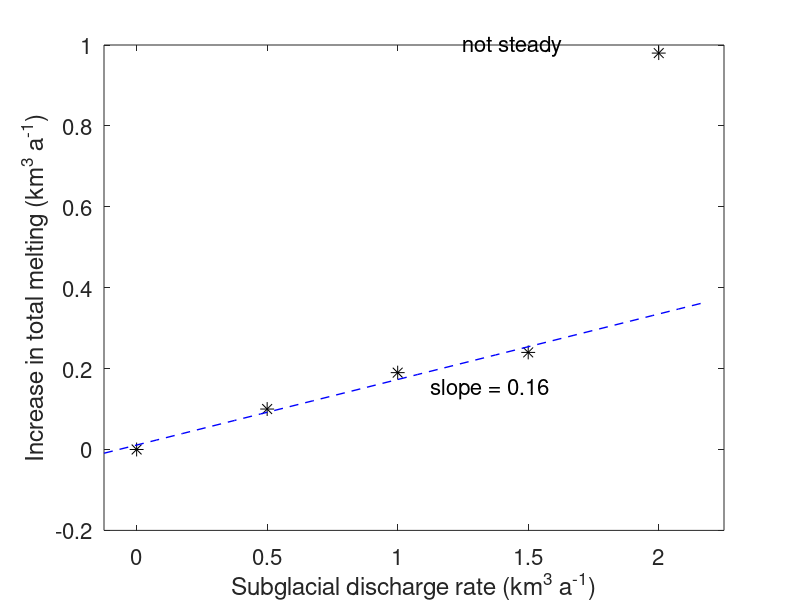

The MATLAB source for this figure:
%plot sgd response
lw = 1.0;
fs = 16;
ms = 10.0;

x = [0 0.5 1.0 1.5 2.0];
y = [0 0.1 0.19 0.24 0.98];
%x = [0 0.5 1.0 1.5];
%y = [0 0.1 0.19 0.24];

figure(1);
clf;
plot(x,y,'k*','MarkerSize',ms);

p = polyfit(x(1:4),y(1:4),1);

x_line = -0.125:0.1:2.25;
hold on

plot(x_line, p(1)*x_line +p(2),'b--','linewidth',lw);
xlim([-0.125 2.25]);

xlabel('Subglacial discharge rate (km^3 a^{-1})','FontSize',fs);
ylabel('Increase in total melting (km^3 a^{-1})','FontSize',fs);
set(gca,'FontSize',fs);

text(1.125,0.15,'slope = 0.16','FOntSize',fs);
text(1.25,1,'not steady','FontSize',fs);
